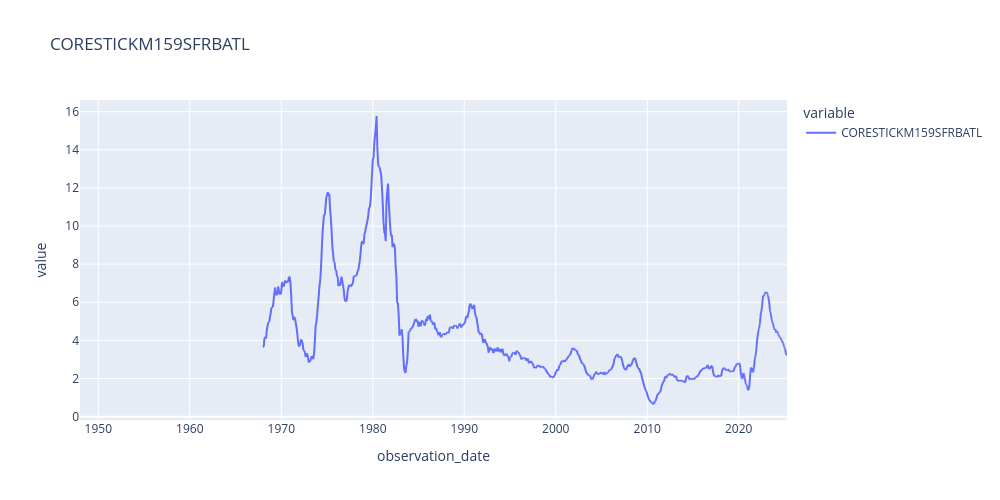

The code cell stored with this chart in its notebook:
### Markdown cell above
### Change the title and size

### Code cell
s.plot(title='CORESTICKM159SFRBATL', width=1000, height=500)

### Figure 1 — Plotly figure (JSON) as saved in the notebook; plotly's stock layout.template omitted (floating-point values rounded to 4 significant figures; data arrays with more than 128 entries replaced by an {"elided": "..."} marker saying what was removed)
{"data": [{"hovertemplate": "variable=CORESTICKM159SFRBATL<br>observation_date=%{x}<br>value=%{y}<extra></extra>", "legendgroup": "CORESTICKM159SFRBATL", "line": {"color": "#636efa", "dash": "solid"}, "marker": {"symbol": "circle"}, "mode": "lines", "name": "CORESTICKM159SFRBATL", "showlegend": true, "type": "scattergl", "x": {"elided": "2189 str values"}, "xaxis": "x", "y": {"elided": "2189 float values"}, "yaxis": "y"}], "layout": {"height": 500, "legend": {"title": {"text": "variable"}, "tracegroupgap": 0}, "title": {"text": "CORESTICKM159SFRBATL"}, "width": 1000, "xaxis": {"anchor": "y", "domain": [0, 1], "title": {"text": "observation_date"}}, "yaxis": {"anchor": "x", "domain": [0, 1], "title": {"text": "value"}}}}
